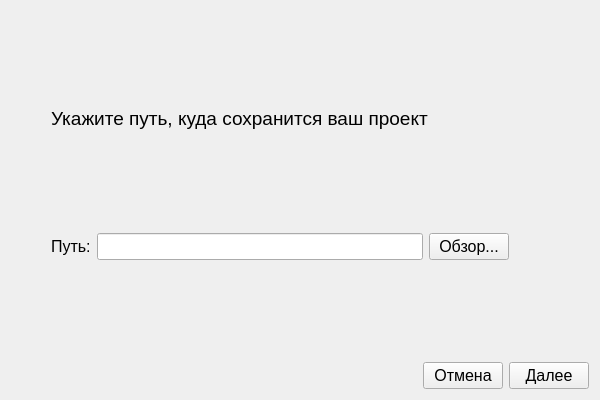
<?xml version="1.0" encoding="UTF-8"?>
<ui version="4.0">
 <class>ProjectCreationPathSelection</class>
 <widget class="QWidget" name="ProjectCreationPathSelection">
  <property name="geometry">
   <rect>
    <x>0</x>
    <y>0</y>
    <width>600</width>
    <height>400</height>
   </rect>
  </property>
  <property name="windowTitle">
   <string>Form</string>
  </property>
  <property name="styleSheet">
   <string notr="true"/>
  </property>
  <layout class="QVBoxLayout" name="verticalLayout">
   <item>
    <spacer name="verticalSpacer_3">
     <property name="orientation">
      <enum>Qt::Vertical</enum>
     </property>
     <property name="sizeHint" stdset="0">
      <size>
       <width>20</width>
       <height>40</height>
      </size>
     </property>
    </spacer>
   </item>
   <item>
    <layout class="QHBoxLayout" name="horizontalLayout_4">
     <item>
      <spacer name="horizontalSpacer_3">
       <property name="orientation">
        <enum>Qt::Horizontal</enum>
       </property>
       <property name="sizeType">
        <enum>QSizePolicy::Minimum</enum>
       </property>
       <property name="sizeHint" stdset="0">
        <size>
         <width>40</width>
         <height>20</height>
        </size>
       </property>
      </spacer>
     </item>
     <item>
      <widget class="QLabel" name="label">
       <property name="font">
        <font>
         <pointsize>14</pointsize>
        </font>
       </property>
       <property name="styleSheet">
        <string notr="true"/>
       </property>
       <property name="text">
        <string>Укажите путь, куда сохранится ваш проект</string>
       </property>
      </widget>
     </item>
     <item>
      <spacer name="horizontalSpacer_5">
       <property name="orientation">
        <enum>Qt::Horizontal</enum>
       </property>
       <property name="sizeHint" stdset="0">
        <size>
         <width>40</width>
         <height>20</height>
        </size>
       </property>
      </spacer>
     </item>
    </layout>
   </item>
   <item>
    <spacer name="verticalSpacer_2">
     <property name="orientation">
      <enum>Qt::Vertical</enum>
     </property>
     <property name="sizeHint" stdset="0">
      <size>
       <width>20</width>
       <height>40</height>
      </size>
     </property>
    </spacer>
   </item>
   <item>
    <layout class="QHBoxLayout" name="horizontalLayout_3">
     <item>
      <spacer name="horizontalSpacer_4">
       <property name="orientation">
        <enum>Qt::Horizontal</enum>
       </property>
       <property name="sizeType">
        <enum>QSizePolicy::Minimum</enum>
       </property>
       <property name="sizeHint" stdset="0">
        <size>
         <width>40</width>
         <height>20</height>
        </size>
       </property>
      </spacer>
     </item>
     <item>
      <layout class="QHBoxLayout" name="horizontalLayout">
       <item>
        <widget class="QLabel" name="label_3">
         <property name="font">
          <font>
           <pointsize>12</pointsize>
          </font>
         </property>
         <property name="styleSheet">
          <string notr="true"/>
         </property>
         <property name="text">
          <string>Путь:</string>
         </property>
        </widget>
       </item>
       <item>
        <widget class="QLineEdit" name="edtPath">
         <property name="font">
          <font>
           <pointsize>12</pointsize>
          </font>
         </property>
         <property name="styleSheet">
          <string notr="true"/>
         </property>
        </widget>
       </item>
       <item>
        <widget class="QPushButton" name="btnBrowse">
         <property name="maximumSize">
          <size>
           <width>80</width>
           <height>16777215</height>
          </size>
         </property>
         <property name="font">
          <font>
           <pointsize>12</pointsize>
          </font>
         </property>
         <property name="styleSheet">
          <string notr="true"/>
         </property>
         <property name="text">
          <string>Обзор...</string>
         </property>
        </widget>
       </item>
      </layout>
     </item>
     <item>
      <spacer name="horizontalSpacer_2">
       <property name="orientation">
        <enum>Qt::Horizontal</enum>
       </property>
       <property name="sizeType">
        <enum>QSizePolicy::Minimum</enum>
       </property>
       <property name="sizeHint" stdset="0">
        <size>
         <width>80</width>
         <height>20</height>
        </size>
       </property>
      </spacer>
     </item>
    </layout>
   </item>
   <item>
    <spacer name="verticalSpacer">
     <property name="orientation">
      <enum>Qt::Vertical</enum>
     </property>
     <property name="sizeHint" stdset="0">
      <size>
       <width>20</width>
       <height>40</height>
      </size>
     </property>
    </spacer>
   </item>
   <item>
    <layout class="QHBoxLayout" name="horizontalLayout_2">
     <item>
      <spacer name="horizontalSpacer">
       <property name="orientation">
        <enum>Qt::Horizontal</enum>
       </property>
       <property name="sizeHint" stdset="0">
        <size>
         <width>40</width>
         <height>20</height>
        </size>
       </property>
      </spacer>
     </item>
     <item>
      <widget class="QPushButton" name="btnCancel">
       <property name="minimumSize">
        <size>
         <width>0</width>
         <height>27</height>
        </size>
       </property>
       <property name="font">
        <font>
         <pointsize>12</pointsize>
        </font>
       </property>
       <property name="styleSheet">
        <string notr="true"/>
       </property>
       <property name="text">
        <string>Отмена</string>
       </property>
      </widget>
     </item>
     <item>
      <widget class="QPushButton" name="btnNext">
       <property name="minimumSize">
        <size>
         <width>0</width>
         <height>27</height>
        </size>
       </property>
       <property name="font">
        <font>
         <pointsize>12</pointsize>
        </font>
       </property>
       <property name="styleSheet">
        <string notr="true">QPushButton:disabled{
    color:grey;
}

QPushButton:enabled{
	color:black;
}
</string>
       </property>
       <property name="text">
        <string>Далее</string>
       </property>
      </widget>
     </item>
    </layout>
   </item>
  </layout>
 </widget>
 <resources/>
 <connections/>
</ui>
